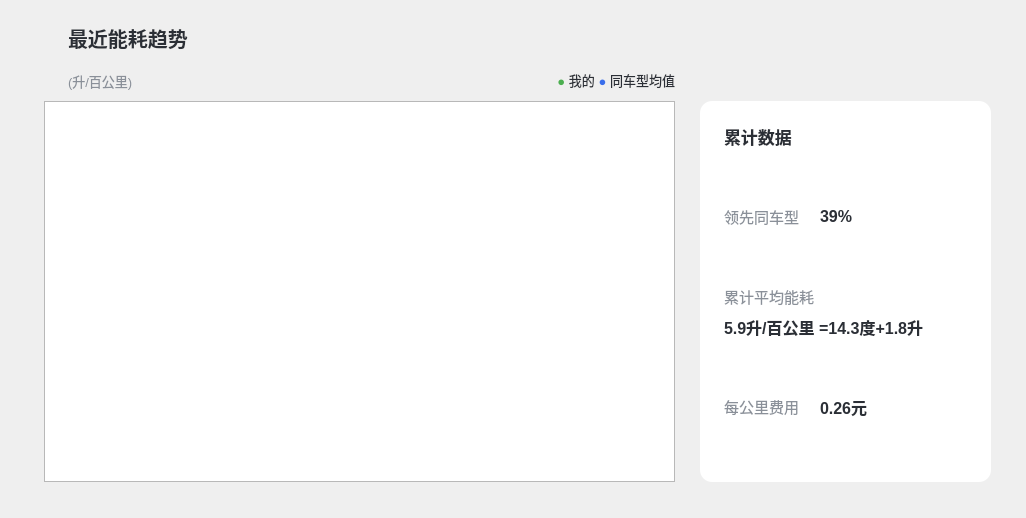
<?xml version="1.0" encoding="UTF-8"?>
<ui version="4.0">
 <class>FuelScreen</class>
 <widget class="QWidget" name="FuelScreen">
  <property name="geometry">
   <rect>
    <x>0</x>
    <y>0</y>
    <width>1026</width>
    <height>518</height>
   </rect>
  </property>
  <property name="windowTitle">
   <string>Form</string>
  </property>
  <widget class="QLabel" name="label_title">
   <property name="geometry">
    <rect>
     <x>68</x>
     <y>20</y>
     <width>241</width>
     <height>36</height>
    </rect>
   </property>
   <property name="font">
    <font>
     <pointsize>15</pointsize>
     <weight>75</weight>
     <bold>true</bold>
    </font>
   </property>
   <property name="styleSheet">
    <string notr="true">color: #2b2f36; border: none;</string>
   </property>
   <property name="text">
    <string>最近能耗趋势</string>
   </property>
  </widget>
  <widget class="QLabel" name="label_unit">
   <property name="geometry">
    <rect>
     <x>68</x>
     <y>68</y>
     <width>161</width>
     <height>25</height>
    </rect>
   </property>
   <property name="font">
    <font>
     <pointsize>10</pointsize>
    </font>
   </property>
   <property name="styleSheet">
    <string notr="true">color: #8a9099; border: none;</string>
   </property>
   <property name="text">
    <string>(升/百公里)</string>
   </property>
  </widget>
  <widget class="QWidget" name="statCard" native="true">
   <property name="geometry">
    <rect>
     <x>700</x>
     <y>101</y>
     <width>291</width>
     <height>381</height>
    </rect>
   </property>
   <property name="styleSheet">
    <string notr="true">#statCard {
background-color: #ffffff;
border-radius: 12px;
}</string>
   </property>
   <widget class="QLabel" name="label_statTitle">
    <property name="geometry">
     <rect>
      <x>24</x>
      <y>20</y>
      <width>171</width>
      <height>31</height>
     </rect>
    </property>
    <property name="font">
     <font>
      <pointsize>13</pointsize>
      <weight>75</weight>
      <bold>true</bold>
     </font>
    </property>
    <property name="styleSheet">
     <string notr="true">color: #2b2f36; border: none;</string>
    </property>
    <property name="text">
     <string>累计数据</string>
    </property>
   </widget>
   <widget class="QLabel" name="label_stat1">
    <property name="geometry">
     <rect>
      <x>24</x>
      <y>90</y>
      <width>241</width>
      <height>51</height>
     </rect>
    </property>
    <property name="font">
     <font>
      <pointsize>11</pointsize>
     </font>
    </property>
    <property name="styleSheet">
     <string notr="true">color: #8a9099; border: none;</string>
    </property>
    <property name="text">
     <string>领先同车型</string>
    </property>
   </widget>
   <widget class="QLabel" name="label_stat1Value">
    <property name="geometry">
     <rect>
      <x>120</x>
      <y>90</y>
      <width>141</width>
      <height>51</height>
     </rect>
    </property>
    <property name="font">
     <font>
      <pointsize>12</pointsize>
      <weight>75</weight>
      <bold>true</bold>
     </font>
    </property>
    <property name="styleSheet">
     <string notr="true">color: #2b2f36; border: none;</string>
    </property>
    <property name="text">
     <string>39%</string>
    </property>
   </widget>
   <widget class="QLabel" name="label_stat2">
    <property name="geometry">
     <rect>
      <x>24</x>
      <y>170</y>
      <width>121</width>
      <height>51</height>
     </rect>
    </property>
    <property name="font">
     <font>
      <pointsize>11</pointsize>
     </font>
    </property>
    <property name="styleSheet">
     <string notr="true">color: #8a9099; border: none;</string>
    </property>
    <property name="text">
     <string>累计平均能耗</string>
    </property>
   </widget>
   <widget class="QLabel" name="label_stat2Value">
    <property name="geometry">
     <rect>
      <x>24</x>
      <y>210</y>
      <width>241</width>
      <height>31</height>
     </rect>
    </property>
    <property name="font">
     <font>
      <pointsize>12</pointsize>
      <weight>75</weight>
      <bold>true</bold>
     </font>
    </property>
    <property name="styleSheet">
     <string notr="true">color: #2b2f36; border: none;</string>
    </property>
    <property name="text">
     <string>5.9升/百公里 =14.3度+1.8升</string>
    </property>
   </widget>
   <widget class="QLabel" name="label_stat3">
    <property name="geometry">
     <rect>
      <x>24</x>
      <y>280</y>
      <width>121</width>
      <height>51</height>
     </rect>
    </property>
    <property name="font">
     <font>
      <pointsize>11</pointsize>
     </font>
    </property>
    <property name="styleSheet">
     <string notr="true">color: #8a9099; border: none;</string>
    </property>
    <property name="text">
     <string>每公里费用</string>
    </property>
   </widget>
   <widget class="QLabel" name="label_stat3Value">
    <property name="geometry">
     <rect>
      <x>120</x>
      <y>280</y>
      <width>141</width>
      <height>51</height>
     </rect>
    </property>
    <property name="font">
     <font>
      <pointsize>12</pointsize>
      <weight>75</weight>
      <bold>true</bold>
     </font>
    </property>
    <property name="styleSheet">
     <string notr="true">color: #2b2f36; border: none;</string>
    </property>
    <property name="text">
     <string>0.26元</string>
    </property>
   </widget>
  </widget>
  <widget class="QWidget" name="chartCard" native="true">
   <property name="geometry">
    <rect>
     <x>44</x>
     <y>101</y>
     <width>631</width>
     <height>381</height>
    </rect>
   </property>
   <property name="styleSheet">
    <string notr="true">#chartCard {
background-color: #ffffff;
border-radius: 12px;
}</string>
   </property>
   <widget class="QChartView" name="chartView">
    <property name="geometry">
     <rect>
      <x>0</x>
      <y>0</y>
      <width>631</width>
      <height>381</height>
     </rect>
    </property>
   </widget>
  </widget>
  <widget class="QLabel" name="label_legend">
   <property name="geometry">
    <rect>
     <x>334</x>
     <y>68</y>
     <width>341</width>
     <height>25</height>
    </rect>
   </property>
   <property name="font">
    <font>
     <pointsize>10</pointsize>
    </font>
   </property>
   <property name="styleSheet">
    <string notr="true">color: #2b2f36; border: none;</string>
   </property>
   <property name="text">
    <string>&lt;span style=&quot;color:#4caf50;&quot;&gt;●&lt;/span&gt; 我的　　&lt;span style=&quot;color:#3a6eeb;&quot;&gt;●&lt;/span&gt; 同车型均值</string>
   </property>
   <property name="alignment">
    <set>Qt::AlignRight|Qt::AlignTrailing|Qt::AlignVCenter</set>
   </property>
  </widget>
 </widget>
 <customwidgets>
  <customwidget>
   <class>QChartView</class>
   <extends>QGraphicsView</extends>
   <header location="global">QChartView.h</header>
  </customwidget>
 </customwidgets>
 <resources/>
 <connections/>
</ui>
